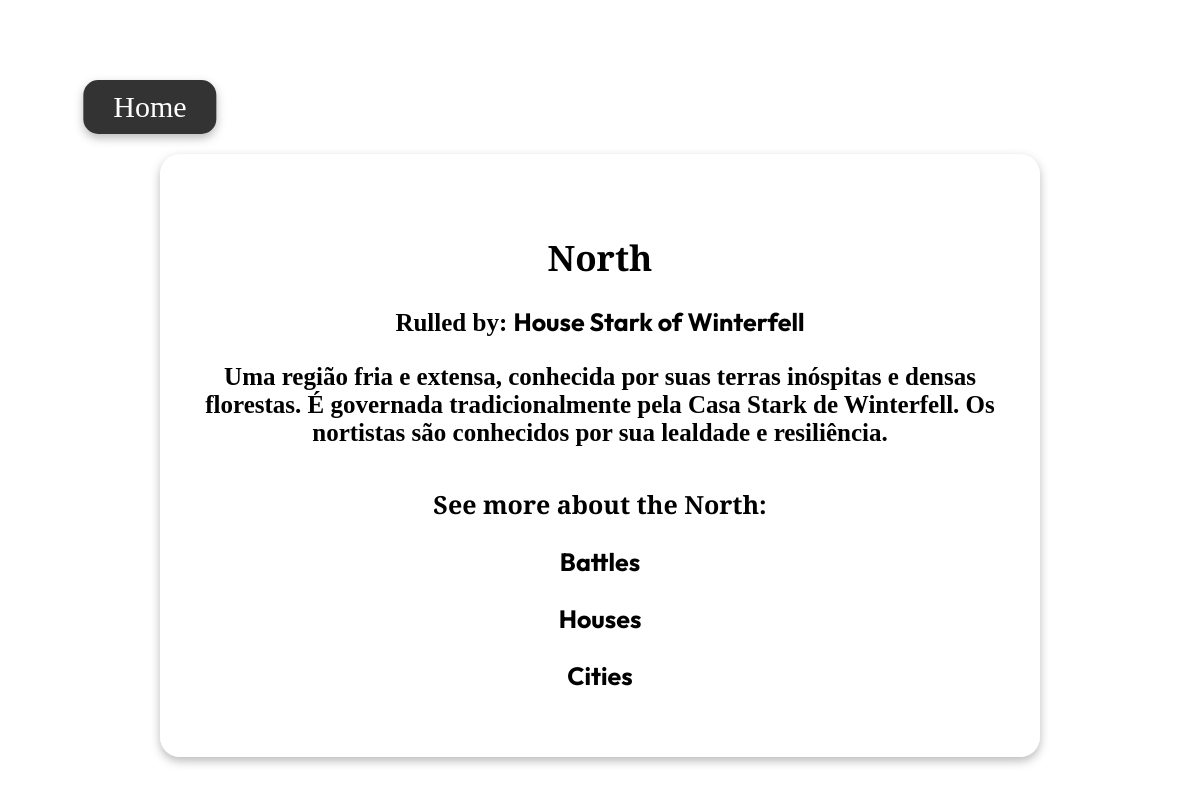
/regions/1/, run on the app's committed database.
### tables this page shows
CREATE TABLE Regions (Region_ID INTEGER PRIMARY KEY, Region TEXT, Description TEXT, Rulled_by_House_ID REAL REFERENCES Houses (House_ID));

CREATE TABLE Houses (House_ID INTEGER PRIMARY KEY, House TEXT, Blazon_URL TEXT, Blazon_Description TEXT, City_ID INTEGER REFERENCES Cities (City_ID), Words TEXT);

### app.py (the view)
@APP.route('/regions/<int:id>/')
def get_region(id):
    region = db.execute(
        '''
        SELECT Region_ID, Region, Description
        FROM Regions
        Where Region_ID = ?
        ''', [id]).fetchone()
    if region is None:
        abort(404, 'Region ID {} does not exist.'.format(id))
    ruller = db.execute(
        '''
        SELECT House_ID, House
        FROM Houses JOIN Regions
        ON House_ID = Rulled_by_House_ID
        WHERE Region_ID = ?
        ''', [id]).fetchone()
    return render_template('regionsid.html', region=region, ruller=ruller)

### db.py (called while the page is built)
def execute(sql,args=None):
  global DB
  sql = re.sub('\s+',' ', sql)
  logging.info('SQL: {} Args: {}'.format(sql,args))
  return DB['cursor'].execute(sql, args) \
      if args != None else DB['cursor'].execute(sql)

### templates/regionsid.html (shortened to what this page needs)
<!DOCTYPE html>
<html lang="pt-BR">
<head>
    <link rel="stylesheet" href="../../static/css/regions.css"/>
</head>
<body>
    <button onclick="window.location.href='/'" class="btn-home">
        Home
    </button>
    <div class="containermodal">
        <h1>{{region.Region}}</h1>
        {% if ruller %}
        <p class="link">Rulled by: <a href="/houses/{{ruller.House_ID}}">{{ruller.House}}</a> </p>
        {% else %}
        <p><i>Not rulled by any house</i></p>
        {% endif %}
        <p>{{region.Description}}</p>
        <h2>See more about the {{region.Region}}:</h2>
            <p class="link"><a href="/regions/{{region.Region_ID}}/battles">Battles</a></p>
            <p class="link"><a href="/regions/{{region.Region_ID}}/houses">Houses</a></p>
            <p class="link"><a href="/regions/{{region.Region_ID}}/cities">Cities</a></p>
    </div>
</body>
</html>

### static/css/regions.css (style rules this page uses)
body { margin: 0; height: 100%; background-image: url('../map.jpg'); background-size:cover; background-position: center; background-attachment: fixed; color: #000; justify-content: center; align-items: center; font-weight: bold; }
h1 { font-family: "Cinzel Decorative"; font-weight: bold; font-size: 35px; margin-top: 40px; }
h2 { font-family: "Cinzel Decorative"; font-weight: bold; font-size: 25px; margin-top: 40px; }
.link { transition: transform 0.3s ease; }
a { font-size: 25px; font-family: 'Outfit'; color: inherit; text-decoration: none; }
.btn-home { font-family: 'Cinzel Decorative', serif; position: relative; top: 30px; left: 100px; margin: 50px; transform: translateX(-50%); padding: 10px 30px; font-size: 30px; border: none; background-color: #333; color: white; cursor: pointer; border-radius: 15px; transition: background-color 0.3s ease, transform 0.2s ease; box-shadow: 0 4px 10px rgba(86, 82, 82, 0.4); }
p { font-size: 25px; }
.containermodal { align-items: center; margin: auto; z-index: 10; text-align: center; background-color: rgba(255, 255, 255, 0.5); border-radius: 20px; width: 800px; height: fit-content; padding: 40px; box-shadow: 0 4px 10px rgba(86, 82, 82, 0.4); }

### data on the page
Regions: Region "North", Description "Uma região fria e extensa, conhecida por suas terras inóspitas e densas florestas. É governada tradicionalmente pela Casa Stark de Winterfell. Os nortistas são conhecidos por sua lealdade e resiliência."
Houses: House "House Stark of Winterfell"
